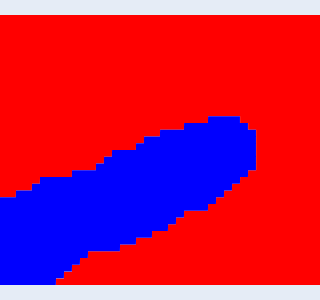

Write notebook code for a chart like this one.
### Markdown cell above
### Density binning

### Code cell
st.cs.segment_densities(adata, 'X', 50, k=3, distance_threshold=3, dk=5, background=False)
st.pl.contours(adata, 'X_bins', scale=0.15)
